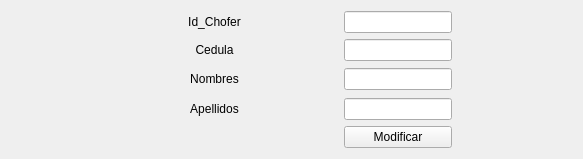
                      <widget class="QWidget" name="page_Chofer_Modificar">
                       <layout class="QGridLayout" name="gridLayout_7">
                        <item row="0" column="1">
                         <widget class="QLabel" name="label_LugarDestino_Registrar_6">
                          <property name="text">
                           <string>&lt;html&gt;&lt;head/&gt;&lt;body&gt;&lt;p align=&quot;center&quot;&gt;Id_Chofer&lt;/p&gt;&lt;/body&gt;&lt;/html&gt;</string>
                          </property>
                         </widget>
                        </item>
                        <item row="0" column="2">
                         <widget class="QLineEdit" name="lineEdit_IdChofer_Modificar"/>
                        </item>
                        <item row="1" column="1">
                         <widget class="QLabel" name="label_LugarDestino_Registrar_7">
                          <property name="text">
                           <string>&lt;html&gt;&lt;head/&gt;&lt;body&gt;&lt;p align=&quot;center&quot;&gt;Cedula&lt;/p&gt;&lt;/body&gt;&lt;/html&gt;</string>
                          </property>
                         </widget>
                        </item>
                        <item row="1" column="2">
                         <widget class="QLineEdit" name="lineEdit_ChoferCedula_Modificar"/>
                        </item>
                        <item row="2" column="0">
                         <spacer name="horizontalSpacer_23">
                          <property name="orientation">
                           <enum>Qt::Horizontal</enum>
                          </property>
                          <property name="sizeType">
                           <enum>QSizePolicy::Fixed</enum>
                          </property>
                          <property name="sizeHint" stdset="0">
                           <size>
                            <width>80</width>
                            <height>25</height>
                           </size>
                          </property>
                         </spacer>
                        </item>
                        <item row="2" column="1">
                         <widget class="QLabel" name="label_HoraLlegada_Registrar_5">
                          <property name="text">
                           <string>&lt;html&gt;&lt;head/&gt;&lt;body&gt;&lt;p align=&quot;center&quot;&gt;Nombres&lt;/p&gt;&lt;/body&gt;&lt;/html&gt;</string>
                          </property>
                         </widget>
                        </item>
                        <item row="2" column="2">
                         <widget class="QLineEdit" name="lineEdit_ChoferNombres_Modificar"/>
                        </item>
                        <item row="2" column="3">
                         <spacer name="horizontalSpacer_21">
                          <property name="orientation">
                           <enum>Qt::Horizontal</enum>
                          </property>
                          <property name="sizeType">
                           <enum>QSizePolicy::Fixed</enum>
                          </property>
                          <property name="sizeHint" stdset="0">
                           <size>
                            <width>120</width>
                            <height>20</height>
                           </size>
                          </property>
                         </spacer>
                        </item>
                        <item row="3" column="1">
                         <widget class="QLabel" name="label_HoraSalida_Registrar_6">
                          <property name="text">
                           <string>&lt;html&gt;&lt;head/&gt;&lt;body&gt;&lt;p align=&quot;center&quot;&gt;Apellidos&lt;/p&gt;&lt;/body&gt;&lt;/html&gt;</string>
                          </property>
                         </widget>
                        </item>
                        <item row="3" column="2">
                         <widget class="QLineEdit" name="lineEdit_ChoferApellidos_Modificar"/>
                        </item>
                        <item row="4" column="1">
                         <spacer name="horizontalSpacer_22">
                          <property name="orientation">
                           <enum>Qt::Horizontal</enum>
                          </property>
                          <property name="sizeHint" stdset="0">
                           <size>
                            <width>247</width>
                            <height>20</height>
                           </size>
                          </property>
                         </spacer>
                        </item>
                        <item row="4" column="2">
                         <widget class="QPushButton" name="Boton_Chofer_Modificar">
                          <property name="cursor">
                           <cursorShape>PointingHandCursor</cursorShape>
                          </property>
                          <property name="styleSheet">
                           <string notr="true"/>
                          </property>
                          <property name="text">
                           <string>Modificar</string>
                          </property>
                         </widget>
                        </item>
                       </layout>
                      </widget>
